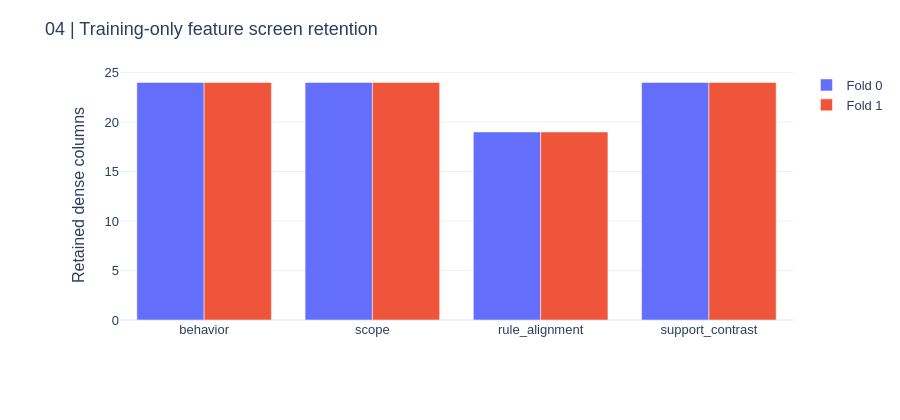
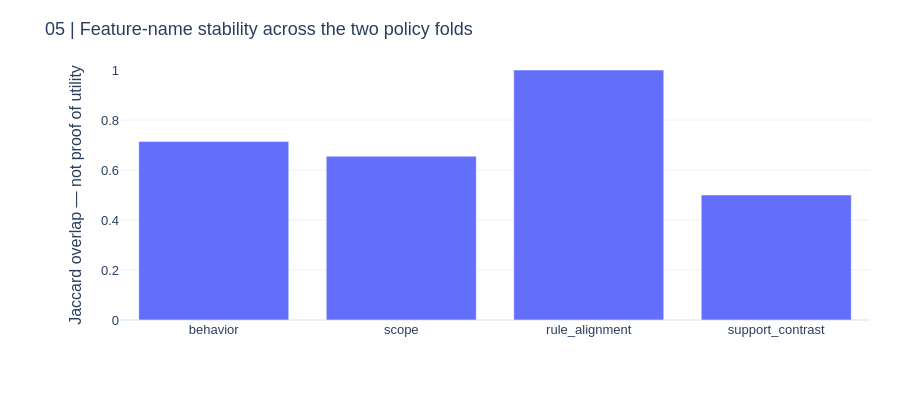

These figures' notebook cell, in order:
### Markdown cell above
## 5. Training-only screening and fold stability

These plots show how many candidate columns were kept and whether their names persisted across folds. Constant and exact-duplicate columns are rejected. Stability is informative but not evidence of predictive value by itself.

### Code cell
display(pd.DataFrame(result["selection"]).drop(columns=["names"]))
CHARTS[3].show(renderer="plotly_mimetype")
CHARTS[4].show(renderer="plotly_mimetype")

### Figure 1 — Plotly figure (JSON) as saved in the notebook; plotly's stock layout.template omitted (floating-point values rounded to 4 significant figures)
{"data": [{"name": "Fold 0", "type": "bar", "x": ["behavior", "scope", "rule_alignment", "support_contrast"], "y": [24, 24, 19, 24]}, {"name": "Fold 1", "type": "bar", "x": ["behavior", "scope", "rule_alignment", "support_contrast"], "y": [24, 24, 19, 24]}], "layout": {"barmode": "group", "font": {"family": "Arial", "size": 13}, "height": 420, "margin": {"b": 100, "l": 120, "r": 30, "t": 70}, "title": {"text": "04 | Training-only feature screen retention"}, "yaxis": {"automargin": true, "title": {"text": "Retained dense columns"}}}}

### Figure 2 — Plotly figure (JSON) as saved in the notebook; plotly's stock layout.template omitted (floating-point values rounded to 4 significant figures)
{"data": [{"type": "bar", "x": ["behavior", "scope", "rule_alignment", "support_contrast"], "y": [0.7143, 0.6552, 1.0, 0.5]}], "layout": {"font": {"family": "Arial", "size": 13}, "height": 420, "margin": {"b": 100, "l": 120, "r": 30, "t": 70}, "title": {"text": "05 | Feature-name stability across the two policy folds"}, "yaxis": {"automargin": true, "range": [0, 1], "title": {"text": "Jaccard overlap — not proof of utility"}}}}
